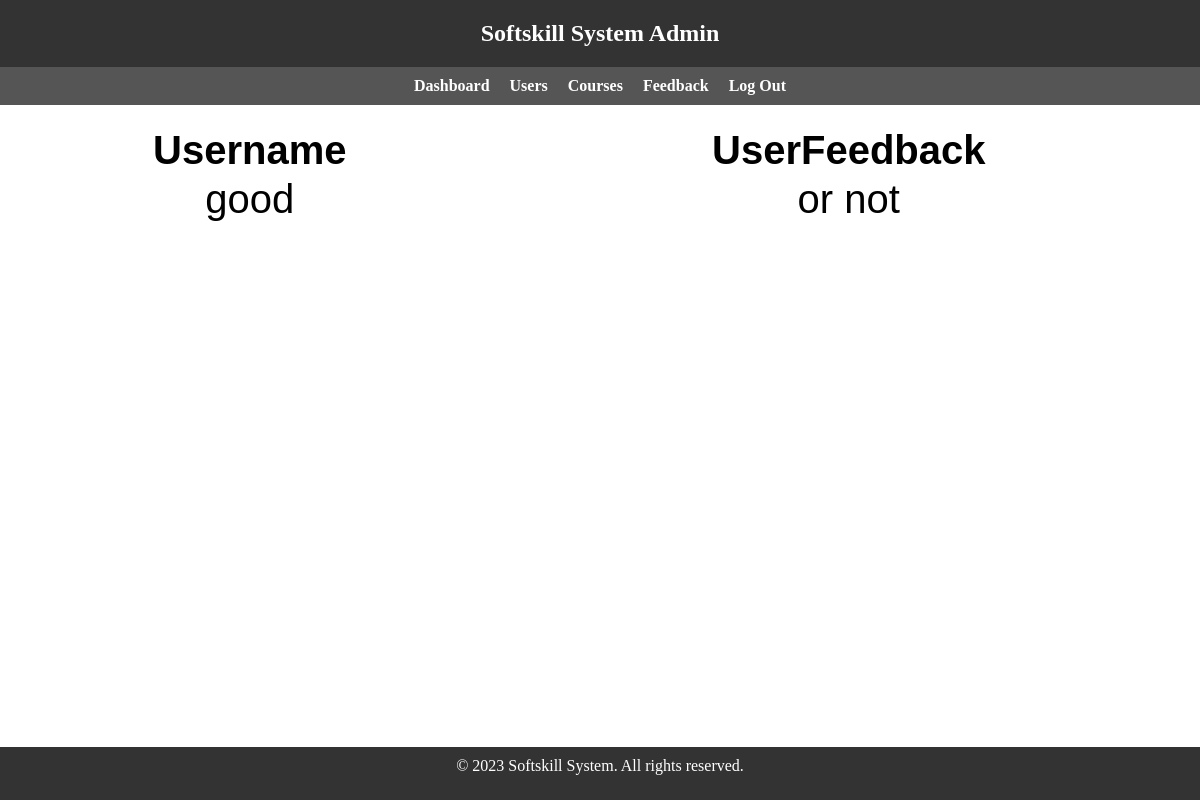
Before: /feedback_admin/ with the older database file.
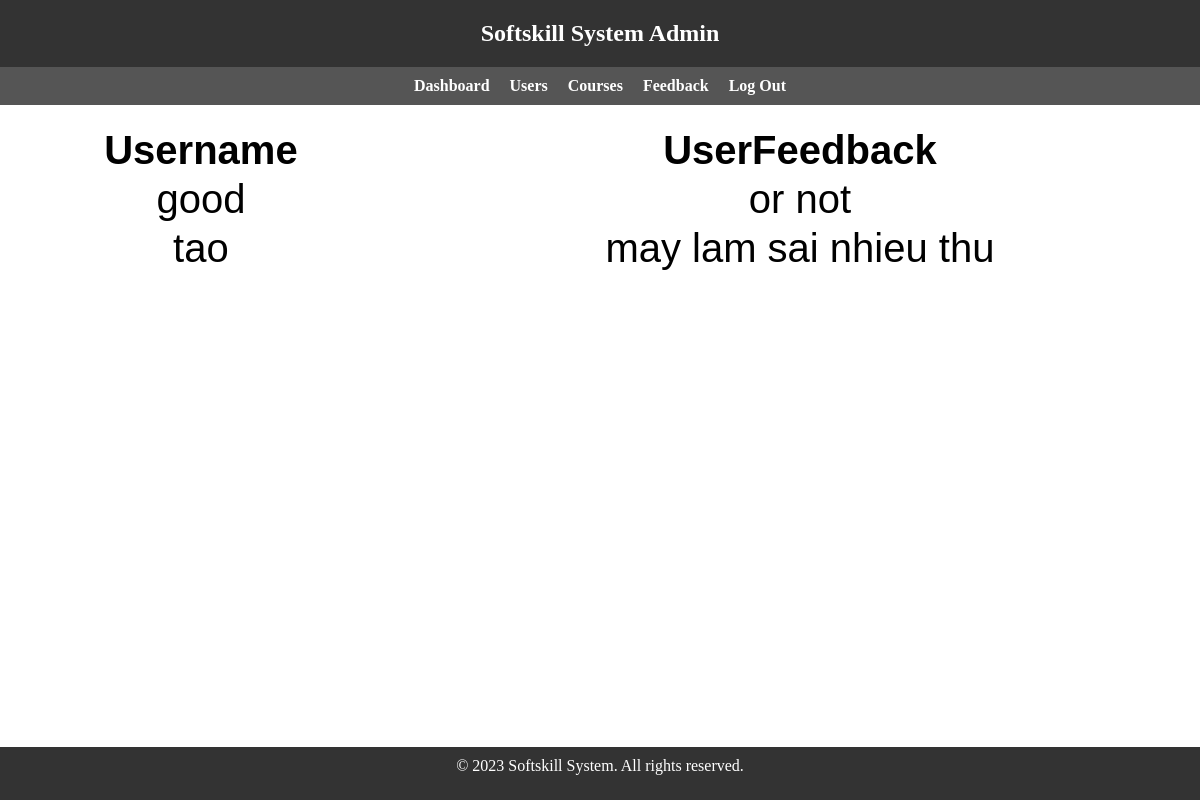
After: the same page with the newer database file.
### user/models.py (models this page shows)
class Feedback(models.Model):
    user_name = models.CharField(max_length=200, null=True)
    user_feedback = models.TextField(blank=True, null=True)

### user/views.py (the view)
# urls.py: path('feedback_admin/', views.feedback_adm, name='feedback_admin'),
def feedback_adm(request):
    customer_feedback = Feedback.objects.all()
    return render(request,'feedback_admin.html', {'customer_feedback': customer_feedback})

### templates/feedback_admin.html (shortened to what this page needs)
{% load static %}
<!DOCTYPE html>
<html lang="en">
<head>
    <link rel="stylesheet" href="{% static 'css/feedback_admin.css' %}">
</head>
<body>
      <header>
        <h1>Softskill System Admin</h1>
      </header>
      <nav>
        <ul>
            <li><a href="{% url 'adm' %}">Dashboard</a></li>
            <li><a href="{% url 'users' %}">Users</a></li>
            <li><a href="{% url 'cou_admin' %}">Courses</a></li>
            <li><a href="{% url 'feedback_admin' %}">Feedback</a></li>
            <li><a href="{% url 'login' %}">Log Out</a></li>
          </ul>
      </nav>
      <div class="feedback-container">
        <table>
            <thead>
                <tr>
                    <th>Username</th>
                    <th>UserFeedback</th>
                </tr>
            </thead>
            <tbody>
              {% for feedback in customer_feedback %}
              <tr>
                  <td>{{ feedback.user_name }}</td>
                  <td>{{ feedback.user_feedback }}</td>
              </tr>
              {% endfor %}
            </tbody>
        </table>
      </div>
     <footer>
        <p>&copy; 2023 Softskill System. All rights reserved.</p>
      </footer>
</body>
</html>

Changed rows visible on the page:
added Feedback: user_name "tao", user_feedback "may lam sai nhieu thu"
